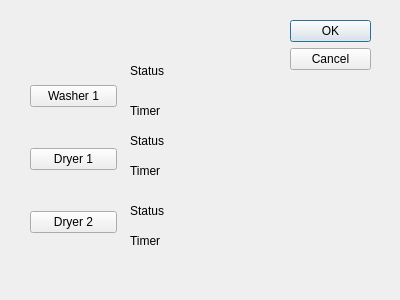
<?xml version="1.0" encoding="UTF-8"?>
<ui version="4.0">
 <class>HoymeMachines2</class>
 <widget class="QDialog" name="HoymeMachines2">
  <property name="geometry">
   <rect>
    <x>0</x>
    <y>0</y>
    <width>400</width>
    <height>300</height>
   </rect>
  </property>
  <property name="windowTitle">
   <string>Dialog</string>
  </property>
  <widget class="QDialogButtonBox" name="buttonBox">
   <property name="geometry">
    <rect>
     <x>290</x>
     <y>20</y>
     <width>81</width>
     <height>241</height>
    </rect>
   </property>
   <property name="orientation">
    <enum>Qt::Vertical</enum>
   </property>
   <property name="standardButtons">
    <set>QDialogButtonBox::Cancel|QDialogButtonBox::Ok</set>
   </property>
  </widget>
  <widget class="QLabel" name="washer_1_status">
   <property name="geometry">
    <rect>
     <x>130</x>
     <y>60</y>
     <width>67</width>
     <height>21</height>
    </rect>
   </property>
   <property name="text">
    <string>Status</string>
   </property>
  </widget>
  <widget class="QLabel" name="washer_1_timer">
   <property name="geometry">
    <rect>
     <x>130</x>
     <y>100</y>
     <width>67</width>
     <height>21</height>
    </rect>
   </property>
   <property name="text">
    <string>Timer</string>
   </property>
  </widget>
  <widget class="QLabel" name="label_3">
   <property name="geometry">
    <rect>
     <x>130</x>
     <y>130</y>
     <width>67</width>
     <height>21</height>
    </rect>
   </property>
   <property name="text">
    <string>Status</string>
   </property>
  </widget>
  <widget class="QLabel" name="label_4">
   <property name="geometry">
    <rect>
     <x>130</x>
     <y>160</y>
     <width>67</width>
     <height>21</height>
    </rect>
   </property>
   <property name="text">
    <string>Timer</string>
   </property>
  </widget>
  <widget class="QLabel" name="label_5">
   <property name="geometry">
    <rect>
     <x>130</x>
     <y>200</y>
     <width>67</width>
     <height>21</height>
    </rect>
   </property>
   <property name="text">
    <string>Status</string>
   </property>
  </widget>
  <widget class="QLabel" name="label_6">
   <property name="geometry">
    <rect>
     <x>130</x>
     <y>230</y>
     <width>67</width>
     <height>21</height>
    </rect>
   </property>
   <property name="text">
    <string>Timer</string>
   </property>
  </widget>
  <widget class="QWidget" name="layoutWidget">
   <property name="geometry">
    <rect>
     <x>30</x>
     <y>50</y>
     <width>87</width>
     <height>221</height>
    </rect>
   </property>
   <layout class="QVBoxLayout" name="verticalLayout">
    <item>
     <widget class="QPushButton" name="pushButton">
      <property name="text">
       <string>Washer 1</string>
      </property>
     </widget>
    </item>
    <item>
     <widget class="QPushButton" name="pushButton_2">
      <property name="text">
       <string>Dryer 1</string>
      </property>
     </widget>
    </item>
    <item>
     <widget class="QPushButton" name="pushButton_3">
      <property name="text">
       <string>Dryer 2</string>
      </property>
     </widget>
    </item>
   </layout>
  </widget>
 </widget>
 <resources/>
 <connections>
  <connection>
   <sender>buttonBox</sender>
   <signal>accepted()</signal>
   <receiver>HoymeMachines2</receiver>
   <slot>accept()</slot>
   <hints>
    <hint type="sourcelabel">
     <x>248</x>
     <y>254</y>
    </hint>
    <hint type="destinationlabel">
     <x>157</x>
     <y>274</y>
    </hint>
   </hints>
  </connection>
  <connection>
   <sender>buttonBox</sender>
   <signal>rejected()</signal>
   <receiver>HoymeMachines2</receiver>
   <slot>reject()</slot>
   <hints>
    <hint type="sourcelabel">
     <x>316</x>
     <y>260</y>
    </hint>
    <hint type="destinationlabel">
     <x>286</x>
     <y>274</y>
    </hint>
   </hints>
  </connection>
 </connections>
</ui>
